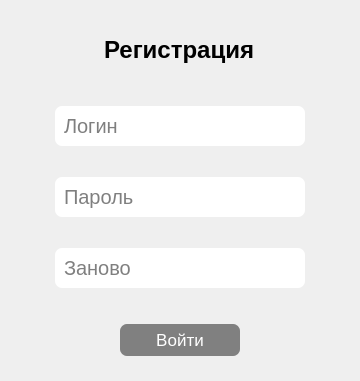
<?xml version="1.0" encoding="UTF-8"?>
<ui version="4.0">
 <class>Dialog</class>
 <widget class="QDialog" name="Dialog">
  <property name="geometry">
   <rect>
    <x>0</x>
    <y>0</y>
    <width>360</width>
    <height>381</height>
   </rect>
  </property>
  <property name="cursor">
   <cursorShape>ArrowCursor</cursorShape>
  </property>
  <property name="windowTitle">
   <string>Dialog</string>
  </property>
  <property name="styleSheet">
   <string notr="true">#auth_btn{
	border-radius: 7px;
	background-color: gray;
	color: white;
}

#auth_btn:hover{
	background-color: lightgray;
	color: black;
}</string>
  </property>
  <layout class="QVBoxLayout" name="verticalLayout_2">
   <item>
    <layout class="QVBoxLayout" name="verticalLayout">
     <item alignment="Qt::AlignHCenter">
      <widget class="QLabel" name="label">
       <property name="maximumSize">
        <size>
         <width>16777215</width>
         <height>50</height>
        </size>
       </property>
       <property name="font">
        <font>
         <pointsize>18</pointsize>
         <weight>75</weight>
         <bold>true</bold>
        </font>
       </property>
       <property name="text">
        <string>Регистрация</string>
       </property>
      </widget>
     </item>
     <item alignment="Qt::AlignHCenter">
      <widget class="QLineEdit" name="login_text">
       <property name="minimumSize">
        <size>
         <width>250</width>
         <height>0</height>
        </size>
       </property>
       <property name="maximumSize">
        <size>
         <width>133</width>
         <height>16777215</height>
        </size>
       </property>
       <property name="font">
        <font>
         <pointsize>15</pointsize>
        </font>
       </property>
       <property name="styleSheet">
        <string notr="true">margin-top: 25px;

border-radius: 7px;
padding: 7px</string>
       </property>
       <property name="placeholderText">
        <string>Логин</string>
       </property>
      </widget>
     </item>
     <item alignment="Qt::AlignHCenter">
      <widget class="QLineEdit" name="pw_text">
       <property name="sizePolicy">
        <sizepolicy hsizetype="Expanding" vsizetype="Fixed">
         <horstretch>0</horstretch>
         <verstretch>0</verstretch>
        </sizepolicy>
       </property>
       <property name="minimumSize">
        <size>
         <width>250</width>
         <height>0</height>
        </size>
       </property>
       <property name="maximumSize">
        <size>
         <width>206</width>
         <height>16777215</height>
        </size>
       </property>
       <property name="font">
        <font>
         <pointsize>15</pointsize>
        </font>
       </property>
       <property name="styleSheet">
        <string notr="true">margin-top: 25px;

border-radius: 7px;
padding: 7px</string>
       </property>
       <property name="inputMask">
        <string/>
       </property>
       <property name="echoMode">
        <enum>QLineEdit::Password</enum>
       </property>
       <property name="placeholderText">
        <string>Пароль</string>
       </property>
      </widget>
     </item>
     <item alignment="Qt::AlignHCenter">
      <widget class="QLineEdit" name="pw2_text">
       <property name="minimumSize">
        <size>
         <width>250</width>
         <height>0</height>
        </size>
       </property>
       <property name="maximumSize">
        <size>
         <width>206</width>
         <height>16777215</height>
        </size>
       </property>
       <property name="font">
        <font>
         <pointsize>15</pointsize>
        </font>
       </property>
       <property name="styleSheet">
        <string notr="true">margin-top: 25px; margin-bottom: 30px;

border-radius: 7px;
padding: 7px</string>
       </property>
       <property name="echoMode">
        <enum>QLineEdit::Password</enum>
       </property>
       <property name="placeholderText">
        <string>Заново</string>
       </property>
      </widget>
     </item>
     <item alignment="Qt::AlignHCenter">
      <widget class="QPushButton" name="auth_btn">
       <property name="minimumSize">
        <size>
         <width>120</width>
         <height>0</height>
        </size>
       </property>
       <property name="maximumSize">
        <size>
         <width>200</width>
         <height>32</height>
        </size>
       </property>
       <property name="font">
        <font>
         <pointsize>13</pointsize>
        </font>
       </property>
       <property name="cursor">
        <cursorShape>PointingHandCursor</cursorShape>
       </property>
       <property name="styleSheet">
        <string notr="true"/>
       </property>
       <property name="text">
        <string>Войти</string>
       </property>
      </widget>
     </item>
    </layout>
   </item>
  </layout>
 </widget>
 <resources/>
 <connections/>
</ui>
